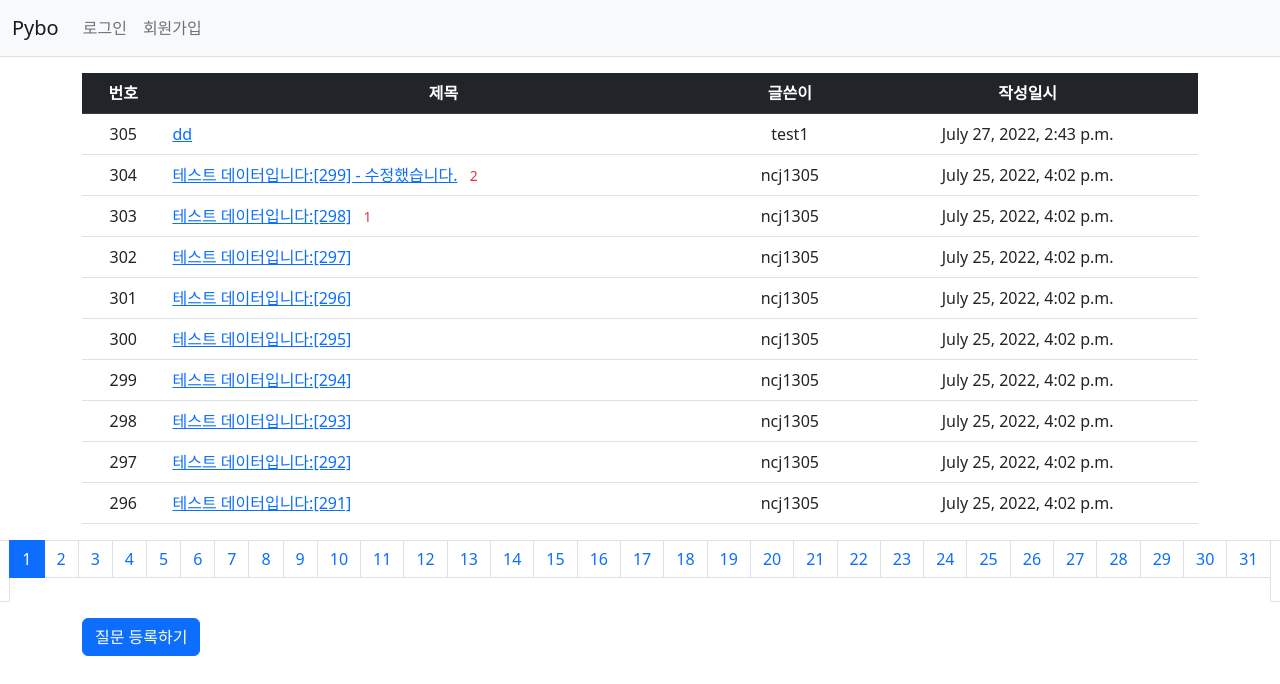
Screenshot of /pybo/ with the database file from the repository.
### pybo/models.py (models this page shows, shortened)
class Question(models.Model):
    author = models.ForeignKey(User, on_delete=models.CASCADE, related_name='author_question')
    subject = models.CharField(max_length=200)
    content = models.TextField()
    create_date = models.DateTimeField()
    modify_date = models.DateTimeField(null=True, blank=True)
    voter = models.ManyToManyField(User, related_name='voter_question')  # 추천인 추가

### pybo/views/base_views.py (the view)
# urls.py: path('', base_views.index, name='index'),  # '/' 에 해당되는 path
def index(request):
    page = request.GET.get('page', '1')  # 페이지
    question_list = Question.objects.order_by('-create_date')
    paginator = Paginator(question_list, 10)  # 페이지당 10개씩 보여주기
    page_obj = paginator.get_page(page)
    context = {'question_list': page_obj}
    return render(request, 'pybo/question_list.html', context)

### pybo/templatetags/pybo_filter.py (called while the page is built)
@register.filter
def sub(value, arg):
    return value - arg

### templates/pybo/question_list.html
{% extends 'base.html' %}
{% load pybo_filter %}
{% block content %}
<div class="container my-3">
    <table class="table">
        <thead>
        <tr class="text-center table-dark">
            <th>번호</th>
            <th style="width:50%">제목</th>
            <th>글쓴이</th>
            <th>작성일시</th>
        </tr>
        </thead>
        <tbody>
        {% if question_list %}
        {% for question in question_list %}
        <tr class="text-center">
            <td>
                {{ question_list.paginator.count|sub:question_list.start_index|sub:forloop.counter0|add:1 }}
            </td>
            <td class="text-start">
                <a href="{% url 'pybo:detail' question.id %}">{{ question.subject }}</a>
                {% if question.answer_set.count > 0 %}
                    <span class="text-danger small mx-2">{{ question.answer_set.count }}</span>
                {% endif %}
            </td>
            <td>{{ question.author.username }}</td>
            <td>{{ question.create_date }}</td>
        </tr>
        {% endfor %}
        {% else %}
        <tr>
            <td colspan="4">질문이 없습니다.</td>
        </tr>
        {% endif %}
        </tbody>
    </table>
    <ul class="pagination justify-content-center">
        {% if question_list.has_previous %}
        <li class="page-item">
            <a class="page-link" href="?page={{ question_list.previous_page_number }}">이전</a>
        </li>
        {% else %}
        <li class="page-item disabled">
            <a class="page-link" tabindex="-1" aria-disabled="true" href="#">이전</a>
        </li>
        {% endif %}
        {% for page_number in question_list.paginator.page_range %}
        {% if page_number == question_list.number %}
        <li class="page-item active" aria-current="page">
            <a class="page-link" href="?page={{ page_number }}">{{ page_number }}</a>
        </li>
        {% else %}
        <li class="page-item">
            <a class="page-link" href="?page={{ page_number }}">{{ page_number }}</a>
        </li>
        {% endif %}
        {% endfor %}
        {% if question_list.has_next %}
        <li class="page-item">
            <a class="page-link" href="?page={{ question_list.next_page_number }}">다음</a>
        </li>
        {% else %}
        <li class="page-item disabled">
            <a class="page-link" tabindex="-1" aria-disabled="true" href="#">다음</a>
        </li>
        {% endif %}
    </ul>
    <a href="{% url 'pybo:question_create' %}" class="btn btn-primary">질문 등록하기</a>
</div>
{% endblock %}

### templates/base.html (shortened to what this page needs)
{% load static %}
<!doctype html>
<html lang="ko">
<head>
    <link href="https://cdn.jsdelivr.net/npm/bootstrap@5.2.0/dist/css/bootstrap.min.css" rel="stylesheet">
    <link rel="stylesheet" type="text/css" href="{% static 'style.css' %}">
</head>
<body>
{% include "navbar.html" %}
{% block content %}
{% endblock %}
</body>
</html>

### templates/navbar.html (shortened to what this page needs)
<nav class="navbar navbar-expand-lg navbar-light bg-light border-bottom">
    <div class="container-fluid">
        <a class="navbar-brand" href="{% url 'pybo:index' %}">Pybo</a>
        <div class="collapse navbar-collapse" id="navbarSupportedContent">
            <ul class="navbar-nav me-auto mb-2 mb-lg-0">
                <li class="nav-item">
                    {% if user.is_authenticated %}
                        <a class="nav-link" href="{% url 'common:logout' %}">{{ user.username }} (로그아웃)</a>
                    {% else %}
                    <a class="nav-link" href="{% url 'common:login' %}"> 로그인 </a>
                    {% endif %}
                </li>
                <li>
                    {% if not user.is_authenticated %}
                    <a class="nav-link" href="{% url 'common:signup' %}">회원가입</a>
                    {% endif %}
                </li>
            </ul>
        </div>
    </div>
</nav>

### rows the page displays
Question: paginator.count|sub "305", subject "dd", author.username "test1", create_date "July 27, 2022, 2:43 p.m."
Question: paginator.count|sub "304", subject "테스트 데이터입니다:[299] - 수정했습니다.", answer_set.count "2", author.username "ncj1305", create_date "July 25, 2022, 4:02 p.m."
Question: paginator.count|sub "303", subject "테스트 데이터입니다:[298]", answer_set.count "1", author.username "ncj1305", create_date "July 25, 2022, 4:02 p.m."
Question: paginator.count|sub "302", subject "테스트 데이터입니다:[297]", author.username "ncj1305", create_date "July 25, 2022, 4:02 p.m."
Question: paginator.count|sub "301", subject "테스트 데이터입니다:[296]", author.username "ncj1305", create_date "July 25, 2022, 4:02 p.m."
Question: paginator.count|sub "300", subject "테스트 데이터입니다:[295]", author.username "ncj1305", create_date "July 25, 2022, 4:02 p.m."
Question: paginator.count|sub "299", subject "테스트 데이터입니다:[294]", author.username "ncj1305", create_date "July 25, 2022, 4:02 p.m."
Question: paginator.count|sub "298", subject "테스트 데이터입니다:[293]", author.username "ncj1305", create_date "July 25, 2022, 4:02 p.m."
Question: paginator.count|sub "297", subject "테스트 데이터입니다:[292]", author.username "ncj1305", create_date "July 25, 2022, 4:02 p.m."
Question: paginator.count|sub "296", subject "테스트 데이터입니다:[291]", author.username "ncj1305", create_date "July 25, 2022, 4:02 p.m."

### other values shown
{{ page_number }} "1"
{{ page_number }} "2" "3" "4" "5" "6" "7" "8" "9" "10" "11" "12" "13" "14" "15" "16" "17" "18" "19" "20" "21" "22" "23" "24" "25" "26" "27" "28" "29" "30" "31"
